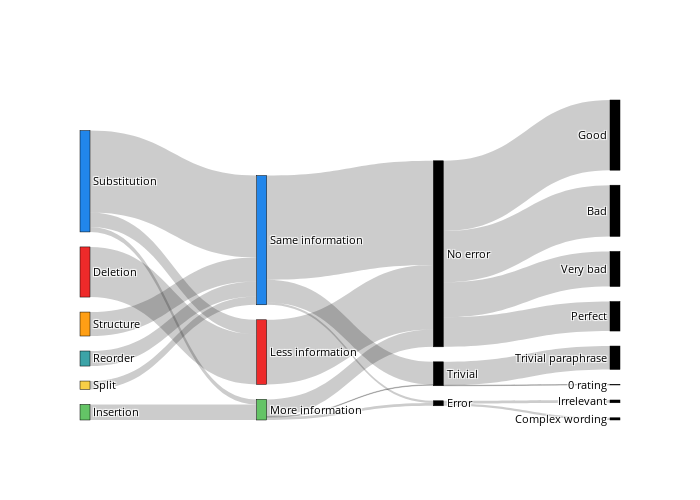

Write notebook code for a chart like this one.
### Code cell
sankey_combined(data)

### Figure 1 — Plotly figure (JSON) as saved in the notebook; plotly's stock layout.template omitted (floating-point values rounded to 4 significant figures)
{"data": [{"link": {"source": [0, 0, 0, 0, 1, 1, 1, 1, 2, 2, 2, 2, 3, 3, 3, 3, 4, 4, 4, 4, 5, 5, 5, 5, 6, 6, 6, 7, 7, 7, 8, 8, 8, 9, 9, 9, 10, 10, 10, 10, 10, 10, 10, 10, 11, 11, 11, 11, 11, 11, 11, 11, 12, 12, 12, 12, 12, 12, 12, 12, 10, 10, 10, 10, 11, 11, 11, 11], "target": [6, 7, 8, 9, 6, 7, 8, 9, 6, 7, 8, 9, 6, 7, 8, 9, 6, 7, 8, 9, 6, 7, 8, 9, 10, 11, 12, 10, 11, 12, 10, 11, 12, 10, 11, 12, 13, 14, 15, 16, 17, 18, 19, 20, 13, 14, 15, 16, 17, 18, 19, 20, 13, 14, 15, 16, 17, 18, 19, 20, 21, 22, 23, 24, 25, 26, 27, 28], "value": [90, 0, 0, 0, 0, 0, 28, 0, 26, 147, 9, 0, 0, 27, 0, 0, 0, 43, 0, 0, 0, 15, 0, 0, 116, 0, 0, 187, 41, 4, 31, 1, 5, 0, 0, 0, 0, 0, 0, 0, 0, 0, 0, 0, 0, 0, 0, 0, 0, 0, 0, 0, 0, 0, 0, 0, 0, 5, 0, 4, 63, 92, 126, 53, 1, 0, 0, 42]}, "node": {"color": ["#ee2a2a", "#64C466", "#2186eb", "#3ca3a7", "#FF9F15", "#F7CE46", "#ee2a2a", "#2186eb", "#64C466", "#b103fc", "black", "black", "black", "black", "black", "black", "black", "black", "black", "black", "black", "black", "black", "black", "black", "black", "black", "black", "black"], "label": ["Deletion", "Insertion", "Substitution", "Reorder", "Structure", "Split", "Less information", "Same information", "More information", "Different information", "No error", "Trivial", "Error", "Coreference", "Information rewrite", "Repetition", "Contradiction", "Hallucination", "Irrelevant", "Unnecessary insertion", "Complex wording", "Very bad", "Bad", "Good", "Perfect", "0 rating", "1 rating", "2 rating", "Trivial paraphrase"], "line": {"color": "black", "width": 0.5}, "pad": 15, "thickness": 10}, "type": "sankey", "valueformat": "d", "valuesuffix": " edits"}], "layout": {"font": {"color": "black", "size": 11}, "height": 500, "title": {"text": ""}, "width": 700}}
